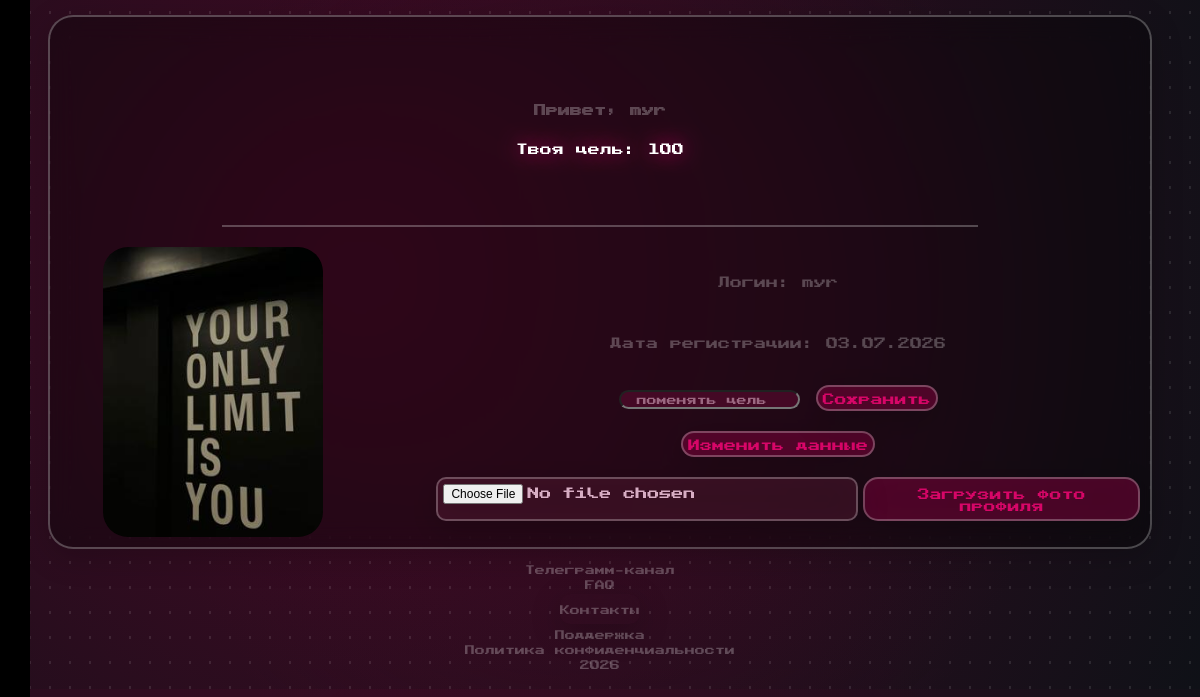
Screenshot of /profile (signed in) with the database file from the repository.
### tables this page shows
CREATE TABLE users (
            id INTEGER PRIMARY KEY AUTOINCREMENT,
            username TEXT,
            password TEXT,
            goal INTEGER DEFAULT 0,
            role TEXT DEFAULT 'user',
            avatar TEXT
        , reg_date TEXT);

### app.py (the view, shortened to what this page needs)
@app.route('/profile',methods=['GET','POST'])
@regs_only
def profile():
    if 'user_id' not in session:
        return redirect('/login')
    conn=sqlite3.connect('users.db')
    conn.row_factory=sqlite3.Row
    cur=conn.cursor()
    cur.execute(
        'SELECT * FROM users WHERE id=?',
        (session['user_id'],)
    )
    user=cur.fetchone()
    conn.close()
    return render_template('profile.html',username=session['user'], user=user)

### app.py (called while the page is built)
def regs_only(f):
    @wraps(f)
    def wrapper(*args,**kwags):
        if 'user_id' not in session:
            return redirect('/login')
        return f(*args,**kwags)
    return wrapper

### templates/profile.html (shortened to what this page needs)
<!DOCTYPE html>
<html lang="en">
    <head>
        <link rel="stylesheet" href="{{ url_for('static',filename='css/styles.css')}}">
    </head>
    <body>
        <div class="mainProfile">
            <div class="infoBlock" style="height:25vh;">
               <h2 class="heading main_Thing">Привет, {{ username }}</h2>
               <p class="goal main_Thing">Твоя цель: {{user['goal']}}</p>
            </div>
                <div class="profileContainer">
                    {% if user['avatar'] %}
                        <img src="{{url_for('static',filename=user['avatar'])}}?v={{user['id']}}" class="avatar">
                    {% else %}
                        <img src="{{url_for('static', filename='images/studentsphoto.jpg')}}" class="avatar">
                    {% endif %}
                    <ul class="profileList">
                        <li>
                            <p class="main_Thing"> Логин: {{ user['username'] }}</p>
                        </li>
                        <li>
                            <p class="heading main_Thing">Дата регистрации: {{user['reg_date']}}</p>
                        </li>
                        <li>
                            <form method="POST" action="/profile">
                                <input type="number" name="goal" placeholder="поменять цель">
                                <button type="submit" class="changeButtons lightBox main_Thing">Сохранить</button>
                            </form>
                        </li>
                        <li>
                            <button onclick="openSettings()" class="changeButtons  lightBox main_Thing">Изменить данные</button>
                        </li>
                        <li>
                            <form action="/upload_avatar" method="POST" enctype="multipart/form-data" class="profileButtons" >
                                <input type="file" name="avatar" accept="image/*" class="buttons lightBox main_Thing">
                                <button type="submit" class="changeButtons lightBox main_Thing">Загрузить фото профиля</button>
                            </form>
                        </li>
                    </ul>
                </div>
            </div>
        <div class="sidebar" id="sidebar">
            <a href="{{url_for('error')}}" class="name">настя синус</a>
            <ul class="listThings">
                <li><a href="{{url_for('home')}}" class="lighttext">Основная страница</a></li>
                <li><a href="{{url_for('tasks')}}" class="lighttext">Банк заданий</a></li>
                <li><a href="{{url_for('error')}}" class="lighttext">Варианты уровня ЕГЭ</a></li>
                <li><a href="{{url_for('mistakes')}}" class="lighttext">Работа над ошибками</a></li>
            </ul>
        </div>
        <ul class="smallInfo">
            <li><a href="https://t.me/karznl">Телеграмм-канал</a></li>
            <li><a href="/">FAQ</a></li>
            <li><button class="textButton buttons" onclick="openContacts()">Контакты</button></li>
            <li><a href="/">Поддержка</a></li>
            <li><a href="{{url_for('privacypolicy')}}">Политика конфиденциальности</a></li>
            <li>2026</li>
        </ul>
    </body>
</html>

### static/css/styles.css (style rules this page uses)
* { padding:0; }
html,body { inset:0; background: radial-gradient( circle at center, #4409253c 0%, #4409253c 30%, transparent 70% ), radial-gradient( circle at 30% 40%, #440925, #0f1117 ); font-family: 'MyFont',sans-serif; color:white; margin:0 0 0 0; background-color: #000000; }
body::before { content:""; position:fixed; inset:0; background-image:radial-gradient(white 1px, transparent 1px); background-size:20px 25px; opacity:0.1; }
.main_Thing { font-size:12px; }
a { text-decoration: none; color:white; }
.lightBox { transition: 0.3s; }
.heading { display: flex; justify-content: center; padding:5px; color:#ffffff42; }
img { display: block; margin: 0 auto; }
.sidebar { position:fixed; top:0; left:-220px; width:210px; height:100%; background: #000000; padding:20px; transition:0.3s ease; display: flex; flex-direction: column; z-index: 9999; }
.listThings { margin-top:auto; list-style: none; }
.listThings li+li { margin-top:25px; }
.name { margin-bottom: auto; }
.mainProfile { background-color: #00000051; border-radius: 25px; border:2px solid #ffffff42; backdrop-filter:blur(15px); -webkit-backdrop-filter: blur(15px); box-shadow:0 8px 32px rgba(0,0,0,0.2); padding: 10px; margin:15px auto 15px auto; width:90% }
.profileContainer { margin-top: 20px; display: flex; gap:50px; }
.profileList { list-style: none; display: flex; flex-direction: column; width: 67%; gap:20px; text-align: center; }
.profileButtons { display: flex; justify-content: center; text-align: center; gap: 5px; }
.changeButtons { background-color:#94034772; border-radius: 15px; color:#d70668; padding:5px; font-family: 'MyFont'; border:2px solid #ffffff42; backdrop-filter:blur(15px); -webkit-backdrop-filter: blur(15px); box-shadow:0 8px 32px rgba(0,0,0,0.2); margin: 0 auto 0 auto; }
.avatar { border-radius:25px; max-width:220px; }
.goal { text-align:center; text-shadow:0 0 20px rgb(205, 10, 108); color: white; }
.buttons { background-color: #75234551; font-family: 'MyFont'; color:rgb(215, 173, 195); border-radius: 10px; border:2px solid #ffffff42; backdrop-filter:blur(15px); -webkit-backdrop-filter: blur(15px); box-shadow:0 8px 32px rgba(0,0,0,0.2); height:30px; margin:0 0 0 20px; padding:5px; }
form { position:relative; z-index:9999; }
input { background-color:#440925; border-radius: 15px; color:#d70668; position: relative; z-index:9999; }
input::placeholder { font-family: 'MyFont',sans-serif; color:#9b6881; text-align: center; font-size:10px; }
a { position: relative; z-index:9999; }
.infoBlock { position: relative; width: 100%; height:110vh; display:flex; justify-content: center; flex-direction: column; text-align: center; }
.infoBlock::after { content:""; position:absolute; left: 50%; bottom:0; transform:translateX(-50%); width:70%; height: 2px; background-color:#ffffff42; }
.smallInfo { display: flex; flex-direction: column; justify-content: center; align-items: center; margin: auto auto 20px auto; font-size: 10px; list-style: none; z-index: 9999; }
.smallInfo a,li { color:#ffffff42; }
.smallInfo li+li { margin-top: 5px; }
.textButton { background: none; border: none; padding: 0; margin: 0; color: inherit; font-size: 10px; }

### rows the page displays
users: username "myr", goal "100", avatar (picture), reg_date "03.07.2026"
